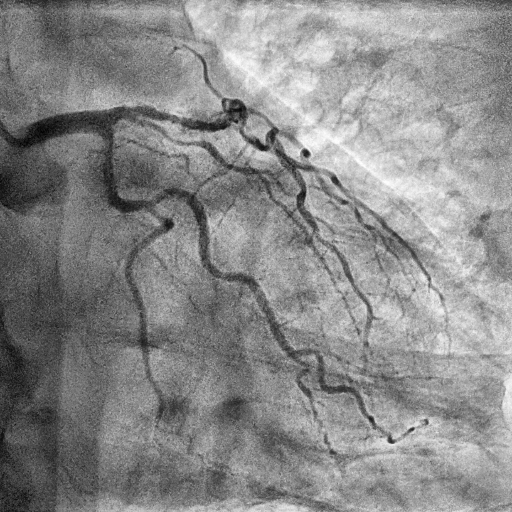
#> input picture exports/opencv/adaptive-histogram-eq/cl2_frame25.png, 512 x 512 px
$ python wavelet_transform_denoising.py
#> lines starting #> are read from the running program, lines starting #| are printed output that depends on the picture
import cv2 as cv
import pywt
import numpy as npy
from scipy.stats import median_abs_deviation

# Source - https://medium.com/@koushikc2000/2d-discrete-wavelet-transformation-and-its-applications-in-digital-image-processing-using-matlab-1f5c68672de3 - 15/02/2024

# Import image
img:cv.Mat = cv.imread("../exports/opencv/adaptive-histogram-eq/cl2_frame25.png", cv.IMREAD_COLOR)
#> img is the input picture: shape (512, 512, 3); min 1, max 255, mean 137.5
img_gray:cv.Mat
# Convert to grayscale
img_gray = cv.cvtColor(img, cv.COLOR_BGR2GRAY)

img_noise = img_gray

# Thresholding type
type = 'hard'

# Apply 3-level DWT2D (for 2D images)
coeffs = pywt.dwt2(img_noise, 'db4')  # level - 1
cA1, (cH1, cV1, cD1) = coeffs
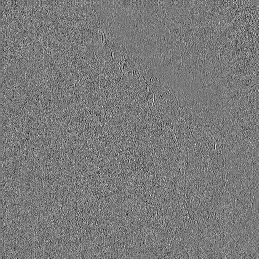
#> cV1: shape (259, 259) float64; min -56.24, max 60.94, mean 0; drawn with min black and max white

coeffs2 = pywt.dwt2(cA1, 'db4')  # level - 2
cA2, (cH2, cV2, cD2) = coeffs2
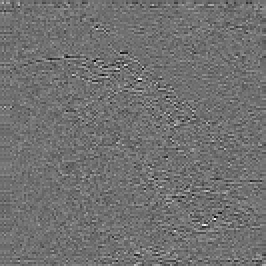
#> cH2: shape (133, 133) float64 (shown 2 times larger); min -139.2, max 174.8, mean 0; drawn with min black and max white
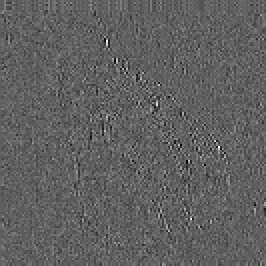
#> cV2: shape (133, 133) float64 (shown 2 times larger); min -115.9, max 190, mean 0.1; drawn with min black and max white
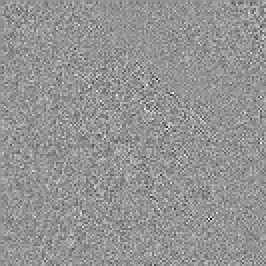
#> cD2: shape (133, 133) float64 (shown 2 times larger); min -97.37, max 70.26, mean 0.1; drawn with min black and max white

coeffs3 = pywt.dwt2(cA2, 'db4')  # level - 3
cA3, (cH3, cV3, cD3) = coeffs3
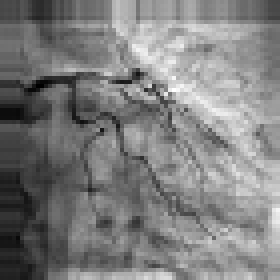
#> cA3: shape (70, 70) float64 (shown 4 times larger); min 122.9, max 2018.7, mean 1064; drawn with min black and max white
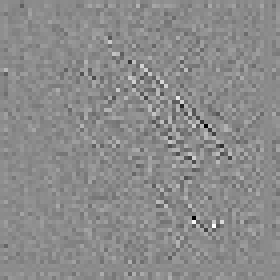
#> cD3: shape (70, 70) float64 (shown 4 times larger); min -290.2, max 240.5, mean 0; drawn with min black and max white

# Level - 3
# Find threshold on detail components
T_cH3 = npy.median(npy.abs(cH3)) / 0.6745  # Adjusted median absolute deviation
#> T_cH3 = 34.22
T_cV3 = npy.median(npy.abs(cV3)) / 0.6745
#> T_cV3 = 30.53
# T_cD3 = npy.median(npy.abs(cD3)) / 0.6745
T_cD3 = 0 * cD3
#> T_cD3: shape (70, 70) float64; every value is 0
# Apply threshold, these matrices are denoised before image reconstruction
Y_cH3 = pywt.threshold(cH3, T_cH3, type)
Y_cV3 = pywt.threshold(cV3, T_cV3, type)
# Y_cD3 = pywt.threshold(cD3, T_cD3, type)
Y_cD3 = 0 * cD3

# Level - 2
# Find threshold on detail components
T_cH2 = npy.median(npy.abs(cH2)) / 0.6745
#> T_cH2 = 18.4
T_cV2 = npy.median(npy.abs(cV2)) / 0.6745
#> T_cV2 = 17.24
# T_cD2 = npy.median(npy.abs(cD2)) / 0.6745
T_cD2 = 0 * cD2
#> T_cD2: shape (133, 133) float64; every value is 0

# Apply threshold, these matrices are denoised before image reconstruction
Y_cH2 = pywt.threshold(cH2, T_cH2, type)
Y_cV2 = pywt.threshold(cV2, T_cV2, type)
# Y_cD2 = pywt.threshold(cD2, T_cD2, type)
Y_cD2 = 0 * cD2

# Level - 1
# Find threshold on detail components
T_cH1 = npy.median(npy.abs(cH1)) / 0.6745
#> T_cH1 = 9.6
T_cV1 = npy.median(npy.abs(cV1)) / 0.6745
#> T_cV1 = 9.6
# T_cD1 = npy.median(npy.abs(cD1)) / 0.6745
T_cD1 = 0 * cD1
#> T_cD1: shape (259, 259) float64; every value is 0
# Apply threshold, these matrices are denoised before image reconstruction
Y_cH1 = pywt.threshold(cH1, T_cH1, type)
Y_cV1 = pywt.threshold(cV1, T_cV1, type)
# Y_cD1 = pywt.threshold(cD1, T_cD1, type)
Y_cD1 = 0 * cD1

# Apply inverse discrete wavelet transform on all levels
Y_cA2 = pywt.idwt2((cA3, (Y_cH3, Y_cV3, Y_cD3)), 'db4')
Y_cA1 = pywt.idwt2((cA2, (Y_cH2, Y_cV2, Y_cD2)), 'db4')
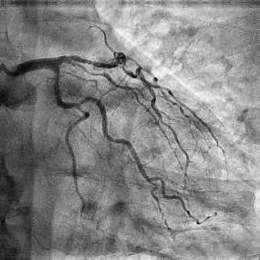
#> Y_cA1: shape (260, 260) float64; min 12.07, max 512, mean 273.8; drawn with min black and max white
Y_cA = pywt.idwt2((cA1, (Y_cH1, Y_cV1, Y_cD1)), 'db4')

cv.imshow("Original Image", img)
# cv.imshow("Grayscale Image", img_gray)
# cv.imshow("Noise Image", img_noise)
cv.imshow("Denoised", Y_cA.astype('uint8'))

cv.waitKey(0)
cv.destroyAllWindows()

$ run again, with exports/opencv/adaptive-histogram-eq/cl10_frame00.png copied over exports/opencv/adaptive-histogram-eq/cl2_frame25.png
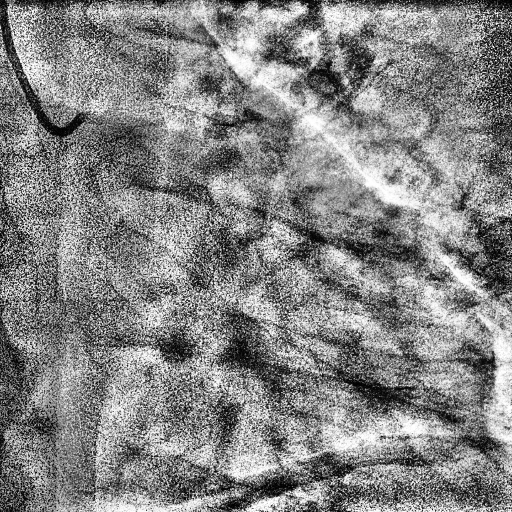
#> input picture exports/opencv/adaptive-histogram-eq/cl10_frame00.png, 512 x 512 px
#> img is the input picture: shape (512, 512, 3); min 0, max 255, mean 132
#> T_cH3 = 79.01
#> T_cV3 = 64.41
#> T_cD3: shape (70, 70) float64; every value is 0
#> T_cH2 = 54.25
#> T_cV2 = 52.61
#> T_cD2: shape (133, 133) float64; every value is 0
#> `Y_cV2 = pywt.threshold(cV2, T_cV2, type)`:
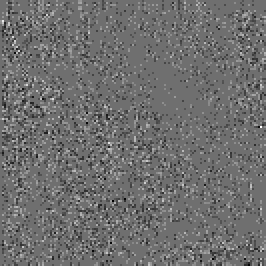
#> Y_cV2: shape (133, 133) float64 (shown 2 times larger); min -240.5, max 312, mean -0.3; drawn with min black and max white
#> T_cH1 = 37.29
#> T_cV1 = 37.49
#> T_cD1: shape (259, 259) float64; every value is 0
#> `cv.imshow("Denoised", Y_cA.astype('uint8'))`:
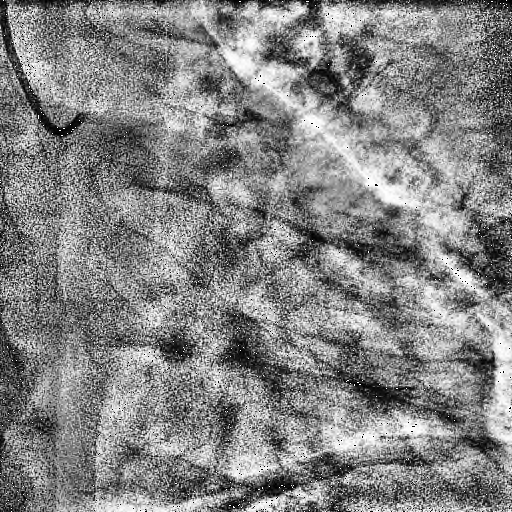
#> window 'Denoised': shape (512, 512); min 0, max 255, mean 131.5

$ run again, with exports/opencv/adaptive-histogram-eq/cl10_frame06.png copied over exports/opencv/adaptive-histogram-eq/cl2_frame25.png
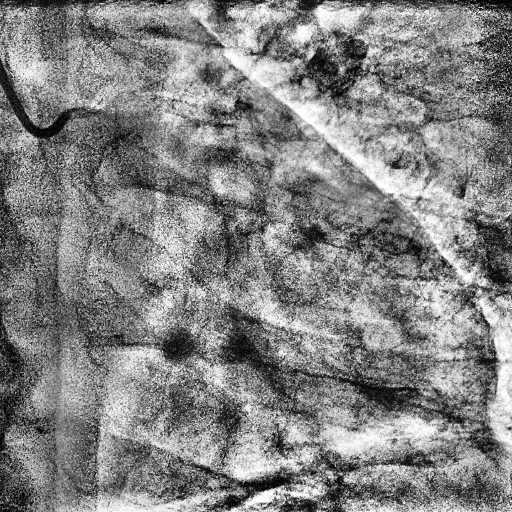
#> input picture exports/opencv/adaptive-histogram-eq/cl10_frame06.png, 512 x 512 px
#> img is the input picture: shape (512, 512, 3); min 0, max 255, mean 130.8
#> T_cH3 = 80.11
#> T_cV3 = 65.67
#> T_cD3: shape (70, 70) float64; every value is 0
#> `Y_cV3 = pywt.threshold(cV3, T_cV3, type)`:
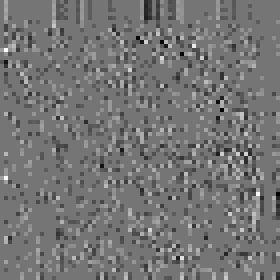
#> Y_cV3: shape (70, 70) float64 (shown 4 times larger); min -339.1, max 398.1, mean -0.4; drawn with min black and max white
#> T_cH2 = 44.08
#> T_cV2 = 40.71
#> T_cD2: shape (133, 133) float64; every value is 0
#> T_cH1 = 24.71
#> T_cV1 = 24.48
#> T_cD1: shape (259, 259) float64; every value is 0
#> `cv.imshow("Denoised", Y_cA.astype('uint8'))`:
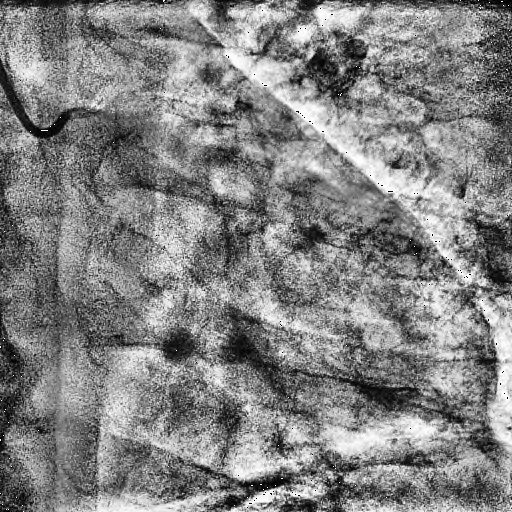
#> window 'Denoised': shape (512, 512); min 0, max 255, mean 130.3
